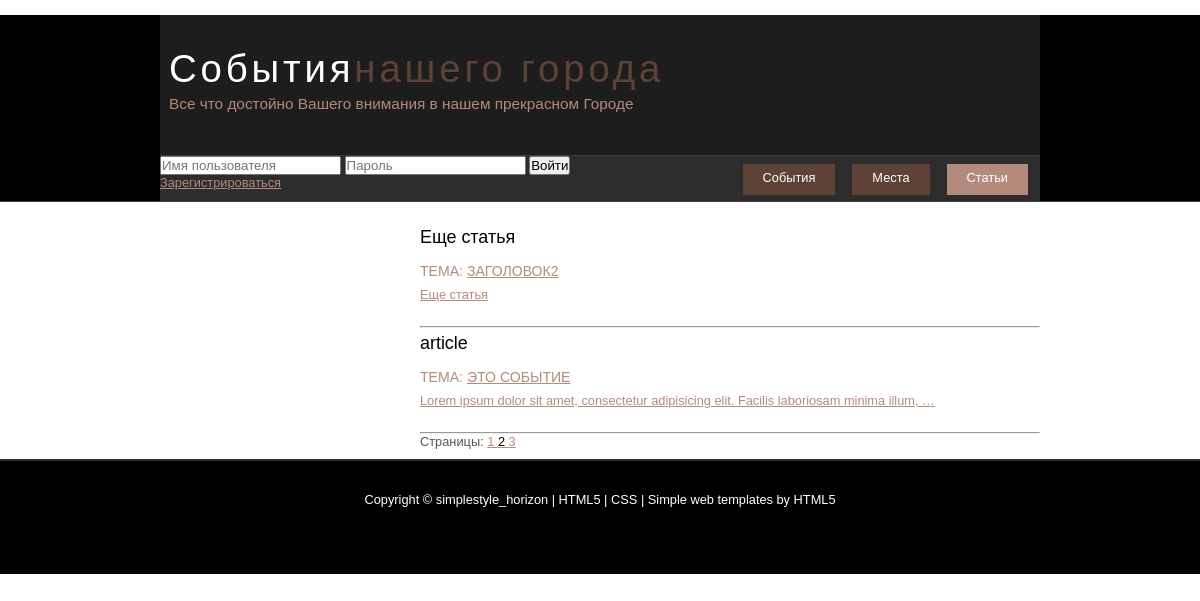
/articles/?page=2, run on an earlier commit of the app's database.
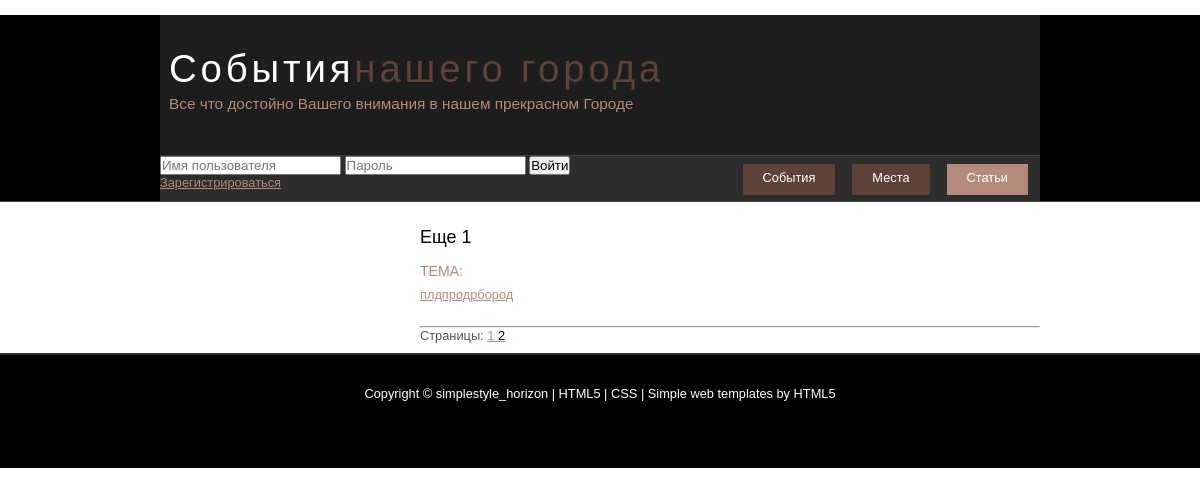
And on a later commit of the database.
### mainApp/models.py (models this page shows, shortened)
class CommonArticle(models.Model):
    title = models.CharField(verbose_name='Заголовок', max_length=255)
    content = models.TextField(verbose_name='Текст')
    added = models.DateTimeField(verbose_name='Дата публикации', auto_now_add=True)
    active = models.BooleanField(verbose_name='Видимость', default=True)
    likes = models.SmallIntegerField(verbose_name='Кол-во лайков', default=0)
    views = models.SmallIntegerField(verbose_name='Кол-во просмотров', default=0)
    images = models.ManyToManyField('Images', verbose_name='Картинки', default=None, blank=True)
    allow_comments = models.BooleanField(verbose_name='Возможность комментариев', default=True)
    author = models.ForeignKey(SiteUser)
    class Meta:
        abstract = True

class Article(CommonArticle):
    subject = models.ForeignKey('Event', null=True, default=None, blank=True)

class Event(CommonArticle):
    date_of_start = models.DateField(verbose_name='Дата начала')
    date_of_finish = models.DateField(verbose_name='Дата завершения', null=True, default=None, blank=True)
    time_of_start = models.TimeField(verbose_name='Время начала')
    time_of_finish = models.TimeField(verbose_name='Время завершения', null=True, default=None, blank=True)
    place = models.ForeignKey('Place', null=True, default=None, blank=True)
    category = models.ManyToManyField('CategoriesEvents', default=None, blank=True)
    need_registration = models.BooleanField(verbose_name='Возможность зарегистрироваться на событие', default=True)

### mainApp/views.py (the view)
# urls.py: url(r'^articles/$', articles),
def articles(request):
    articles=Article.objects.filter(active=True).order_by('added')
    paginator=Paginator(articles, 2)
    page_num=request.GET.get('page')
    try:
        articles_list=paginator.page(page_num)
    except:
        articles_list=paginator.page(1)
    return render(request,'articles.html' ,{'articles':articles_list})

### templates/articles.html
﻿{%extends 'base.html' %}
{%block menu3 %}
    selected
{%endblock %}
{%block content %}
{%for article in articles %}
    <div class="instance">
        <h3>{{article.title}}</h3>
        <h4> Тема: <a href="/event/{{article.subject.id}}">{{article.subject.title}}</a></h4>
        <p>
            <a href="/article/{{article.id}}">
            {{article.content|truncatewords_html:12}}
            </a>
        </p>
        <hr>
    </div>
{%empty %}
    <h3>Статей нет</h3>
{%endfor %}
Страницы:
{%for page in articles.paginator.page_range %}
    <a href="?page={{page}}">
        {%if page == articles.number %}
            <font color="black">
        {% endif %}
        {{page}}
    </a>
{%endfor %}
{%endblock %}

What changed in the data, as far as the page shows it:
removed Article: title "Еще статья", subject "ЗАГОЛОВОК2", content "Еще статья"
removed Article: title "article", subject "ЭТО СОБЫТИЕ", content "Lorem ipsum dolor sit amet, consectetur adipisicing elit. Facilis laboriosam minima illum, …"
now on this page (row edited): Article: title "Еще 1", content "плдпродрбород"
Also different on the page:
list line gone: "3"
